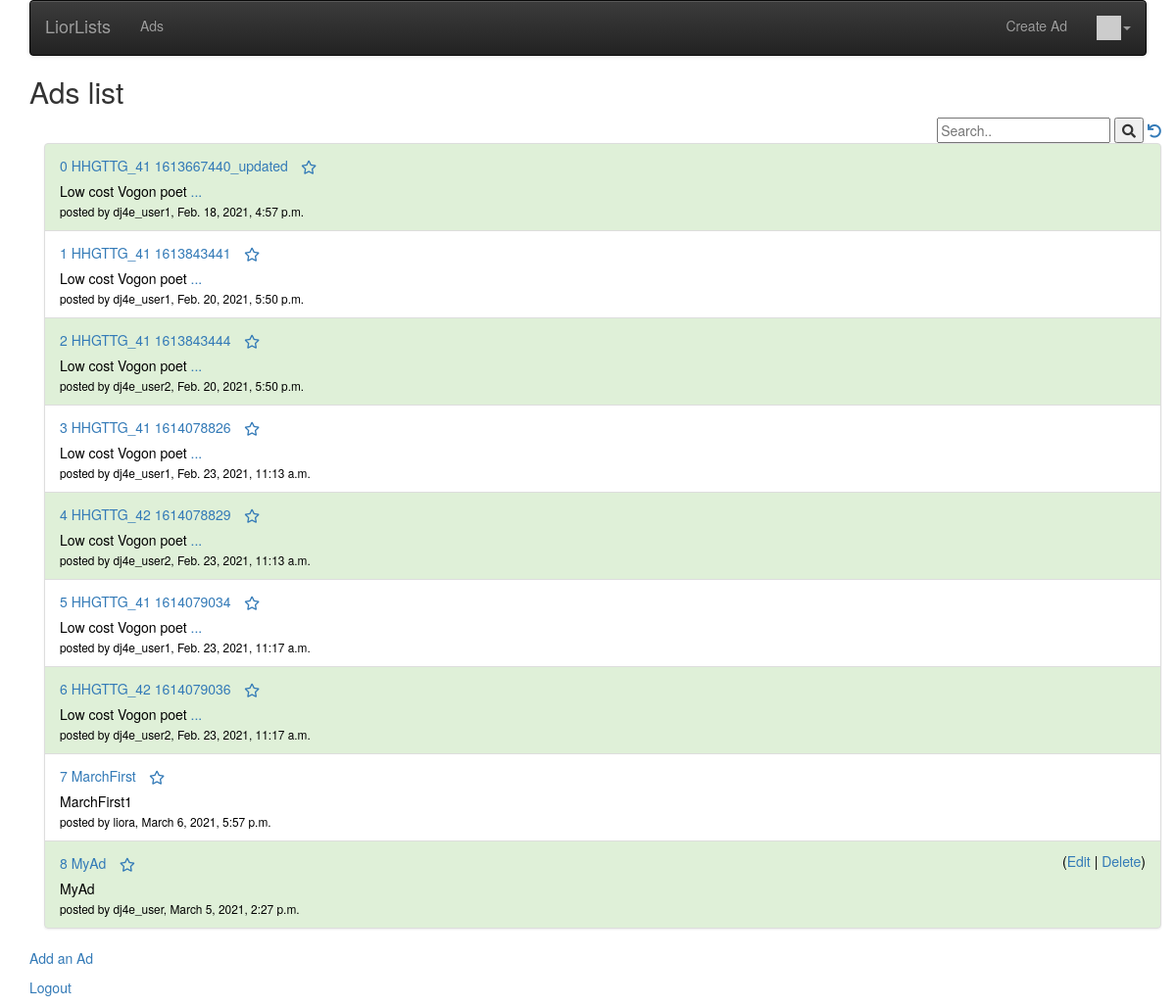
The app's page /ads/ (signed in) with its own data.
### ads/models.py (models this page shows, shortened)
class Ad(models.Model) :
    title = models.CharField(
            max_length=200,
            validators=[MinLengthValidator(2, "Title must be greater than 2 characters")]
    )
    price = models.DecimalField(max_digits=7, decimal_places=2, null=True)
    text = models.TextField()
    owner = models.ForeignKey(settings.AUTH_USER_MODEL, on_delete=models.CASCADE)
    created_at = models.DateTimeField(auto_now_add=True)
    updated_at = models.DateTimeField(auto_now=True)
    picture = models.ImageField(default='ad_pics/default.jpg', upload_to='ad_pics')

### ads/views.py (the view)
# urls.py: path('', views.AdListView.as_view(), name='all'),
class AdListView(OwnerListView):
    model = Ad
    def get_context_data(self, **kwargs):
        context = super().get_context_data(**kwargs)
        favs = list()
        if self.request.user.is_authenticated:
            favsQuerySet = self.request.user.fav_set.values('ad_id') # we will get all the current user favorites ads id's.
            favs = list(favsQuerySet.values_list('ad_id', flat=True))
        context['favorites'] = favs
        searchTerm = self.request.GET.get("search", False)
        if searchTerm:
            searchQuery = Ad.objects.filter(Q(title__contains=searchTerm) | Q(text__contains=searchTerm)).order_by('-updated_at')
            context['ad_list'] = searchQuery #if no searchTerm - 'ad_list' will be all the ads.
        context['search'] = searchTerm
        return context

### home/context_processors.py (called while the page is built)
def settings(request):
    return {
        'settings': django_settings,
    }

### home/templatetags/app_tags.py (called while the page is built)
@register.filter(name='gravatar')
def gravatar(user, size=35):
    email = str(user.email.strip().lower()).encode('utf-8')
    email_hash = md5(email).hexdigest()
    url = "//www.gravatar.com/avatar/{0}?s={1}&d=identicon&r=PG"
    return url.format(email_hash, size)

### ads/templates/ads/ad_list.html (shortened to what this page needs)
{% extends "./base_menu.html" %}
{% block content %}
    <h2>Ads list</h2>
    <div class="container">
        <span style="float: right">
            <form>
                <input type="text" placeholder="Search.." name="search"
                {% if search %} value="{{ search }}" {% endif %}>
                <button type="submit"><i class="fa fa-search"></i></button>
                <a href="{% url 'ads:all' %}"><i class="fa fa-undo"></i></a>
            </form>
        </span>
    </div>
    <div class="container">
        {% if ad_list %}
            <ul class="list-group">
                {% for ad in ad_list %}
                    <li {% if forloop.counter0|divisibleby:"2" %} class="list-group-item list-group-item-success" {% else %} class="list-group-item" {% endif %} style="color: black">
                        <a href="{% url 'ads:ad_detail' ad.id %}">{{ forloop.counter0 }} {{ ad.title }}</a>
                        {% if ad.owner == user %}
                            <span style="float: right">
                                (<a href="{% url 'ads:ad_update' ad.id %}">Edit</a> | <a href="{% url 'ads:ad_delete' ad.id %}">Delete</a>)
                            </span>
                        {% endif %}
                        {% if user.is_authenticated %}
                            <a href="#" onclick="favPost('{% url 'ads:ad_favorite' ad.id %}', {{ ad.id }} );return false;"
                                id="unfavorite_star_{{ad.id}}">
                                <span class="fa-stack" style="vertical-align: middle;">
                                    <i class="fa fa-star-o fa-stack-1x"></i>
                                </span>
                            </a>
                        {% endif %}
                        <br/>
                        <div style="left:10px">
                            {% if ad.text|length < 20 %}
                                {{ ad.text }}
                            {% else %}
                                {{ ad.text|slice:"0:19" }}
                                <a href="{% url 'ads:ad_detail' ad.id %}">...</a>
                            {% endif %}
                        </div>
                        <small>
                            {% if ad.owner.username %}
                                posted by {{ ad.owner.username }},
                            {% endif %}
                            {{ ad.updated_at }}
                        </small>
                    </li>
                {% endfor%}
            </ul>
        {% else %}
            <strong>No Ad was found !</strong>
        {% endif %}
    </div>
    <p>
        <a href="{% url 'ads:ad_create' %}">Add an Ad</a>
    </p>
    <p>
        {% if user.is_authenticated %}
          <a href="{% url 'logout' %}?next={% url 'ads:all' %}">Logout</a>
        {% else %}
          <a href="{% url 'login' %}?next={% url 'ads:all' %}">Login</a>
        {% endif %}
    </p>
{% endblock %}

### records on screen
Ad: title "HHGTTG_41 1613667440_updated", text "Low cost Vogon poet", owner.username "dj4e_user1", updated_at "Feb. 18, 2021, 4:57 p.m."
Ad: title "HHGTTG_41 1613843441", text "Low cost Vogon poet", owner.username "dj4e_user1", updated_at "Feb. 20, 2021, 5:50 p.m."
Ad: title "HHGTTG_41 1613843444", text "Low cost Vogon poet", owner.username "dj4e_user2", updated_at "Feb. 20, 2021, 5:50 p.m."
Ad: title "HHGTTG_41 1614078826", text "Low cost Vogon poet", owner.username "dj4e_user1", updated_at "Feb. 23, 2021, 11:13 a.m."
Ad: title "HHGTTG_42 1614078829", text "Low cost Vogon poet", owner.username "dj4e_user2", updated_at "Feb. 23, 2021, 11:13 a.m."
Ad: title "HHGTTG_41 1614079034", text "Low cost Vogon poet", owner.username "dj4e_user1", updated_at "Feb. 23, 2021, 11:17 a.m."
Ad: title "HHGTTG_42 1614079036", text "Low cost Vogon poet", owner.username "dj4e_user2", updated_at "Feb. 23, 2021, 11:17 a.m."
Ad: title "MarchFirst", text "MarchFirst1", owner.username "liora", updated_at "March 6, 2021, 5:57 p.m."
Ad: title "MyAd", shows "Edit", text "MyAd", owner.username "dj4e_user", updated_at "March 5, 2021, 2:27 p.m."

### other values on screen
{{ settings.APP_NAME }} "LiorLists"
